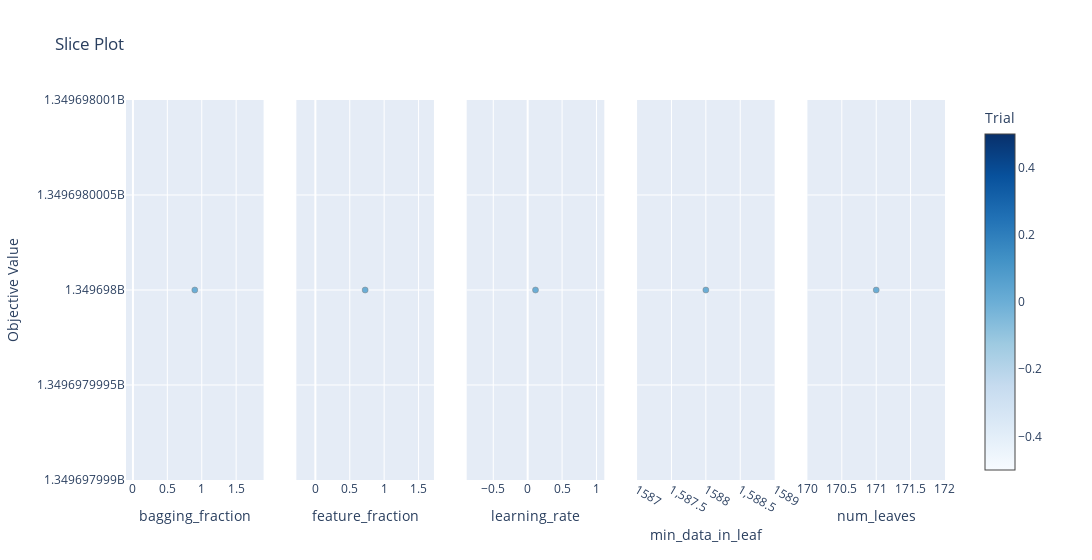

Notebook source saved alongside this figure:
### Markdown cell above
El **learning rate** es un parámetro que tiene que ir acompañado por más árboles.

### Code cell
plot_slice(study)

### Figure 1 — Plotly figure (JSON) as saved in the notebook; plotly's stock layout.template omitted (floating-point values rounded to 4 significant figures)
{"data": [{"marker": {"color": [0], "colorbar": {"title": {"text": "Trial"}, "x": 1, "xpad": 40}, "colorscale": [[0, "rgb(247,251,255)"], [0.125, "rgb(222,235,247)"], [0.25, "rgb(198,219,239)"], [0.375, "rgb(158,202,225)"], [0.5, "rgb(107,174,214)"], [0.625, "rgb(66,146,198)"], [0.75, "rgb(33,113,181)"], [0.875, "rgb(8,81,156)"], [1, "rgb(8,48,107)"]], "line": {"color": "Grey", "width": 0.5}, "showscale": true}, "mode": "markers", "name": "Feasible Trial", "showlegend": false, "type": "scatter", "x": [0.8989], "xaxis": "x", "y": [1349698000], "yaxis": "y"}, {"marker": {"color": [0], "colorbar": {"title": {"text": "Trial"}, "x": 1, "xpad": 40}, "colorscale": [[0, "rgb(247,251,255)"], [0.125, "rgb(222,235,247)"], [0.25, "rgb(198,219,239)"], [0.375, "rgb(158,202,225)"], [0.5, "rgb(107,174,214)"], [0.625, "rgb(66,146,198)"], [0.75, "rgb(33,113,181)"], [0.875, "rgb(8,81,156)"], [1, "rgb(8,48,107)"]], "line": {"color": "Grey", "width": 0.5}, "showscale": false}, "mode": "markers", "name": "Feasible Trial", "showlegend": false, "type": "scatter", "x": [0.7237], "xaxis": "x2", "y": [1349698000], "yaxis": "y2"}, {"marker": {"color": [0], "colorbar": {"title": {"text": "Trial"}, "x": 1, "xpad": 40}, "colorscale": [[0, "rgb(247,251,255)"], [0.125, "rgb(222,235,247)"], [0.25, "rgb(198,219,239)"], [0.375, "rgb(158,202,225)"], [0.5, "rgb(107,174,214)"], [0.625, "rgb(66,146,198)"], [0.75, "rgb(33,113,181)"], [0.875, "rgb(8,81,156)"], [1, "rgb(8,48,107)"]], "line": {"color": "Grey", "width": 0.5}, "showscale": false}, "mode": "markers", "name": "Feasible Trial", "showlegend": false, "type": "scatter", "x": [0.1138], "xaxis": "x3", "y": [1349698000], "yaxis": "y3"}, {"marker": {"color": [0], "colorbar": {"title": {"text": "Trial"}, "x": 1, "xpad": 40}, "colorscale": [[0, "rgb(247,251,255)"], [0.125, "rgb(222,235,247)"], [0.25, "rgb(198,219,239)"], [0.375, "rgb(158,202,225)"], [0.5, "rgb(107,174,214)"], [0.625, "rgb(66,146,198)"], [0.75, "rgb(33,113,181)"], [0.875, "rgb(8,81,156)"], [1, "rgb(8,48,107)"]], "line": {"color": "Grey", "width": 0.5}, "showscale": false}, "mode": "markers", "name": "Feasible Trial", "showlegend": false, "type": "scatter", "x": [1588], "xaxis": "x4", "y": [1349698000], "yaxis": "y4"}, {"marker": {"color": [0], "colorbar": {"title": {"text": "Trial"}, "x": 1, "xpad": 40}, "colorscale": [[0, "rgb(247,251,255)"], [0.125, "rgb(222,235,247)"], [0.25, "rgb(198,219,239)"], [0.375, "rgb(158,202,225)"], [0.5, "rgb(107,174,214)"], [0.625, "rgb(66,146,198)"], [0.75, "rgb(33,113,181)"], [0.875, "rgb(8,81,156)"], [1, "rgb(8,48,107)"]], "line": {"color": "Grey", "width": 0.5}, "showscale": false}, "mode": "markers", "name": "Feasible Trial", "showlegend": false, "type": "scatter", "x": [171], "xaxis": "x5", "y": [1349698000], "yaxis": "y5"}], "layout": {"title": {"text": "Slice Plot"}, "width": 1500, "xaxis": {"anchor": "y", "domain": [0, 0.168], "title": {"text": "bagging_fraction"}}, "xaxis2": {"anchor": "y2", "domain": [0.208, 0.376], "title": {"text": "feature_fraction"}}, "xaxis3": {"anchor": "y3", "domain": [0.416, 0.584], "title": {"text": "learning_rate"}}, "xaxis4": {"anchor": "y4", "domain": [0.624, 0.792], "title": {"text": "min_data_in_leaf"}}, "xaxis5": {"anchor": "y5", "domain": [0.832, 1], "title": {"text": "num_leaves"}}, "yaxis": {"anchor": "x", "domain": [0, 1], "title": {"text": "Objective Value"}}, "yaxis2": {"anchor": "x2", "domain": [0, 1], "matches": "y", "showticklabels": false}, "yaxis3": {"anchor": "x3", "domain": [0, 1], "matches": "y", "showticklabels": false}, "yaxis4": {"anchor": "x4", "domain": [0, 1], "matches": "y", "showticklabels": false}, "yaxis5": {"anchor": "x5", "domain": [0, 1], "matches": "y", "showticklabels": false}}}
